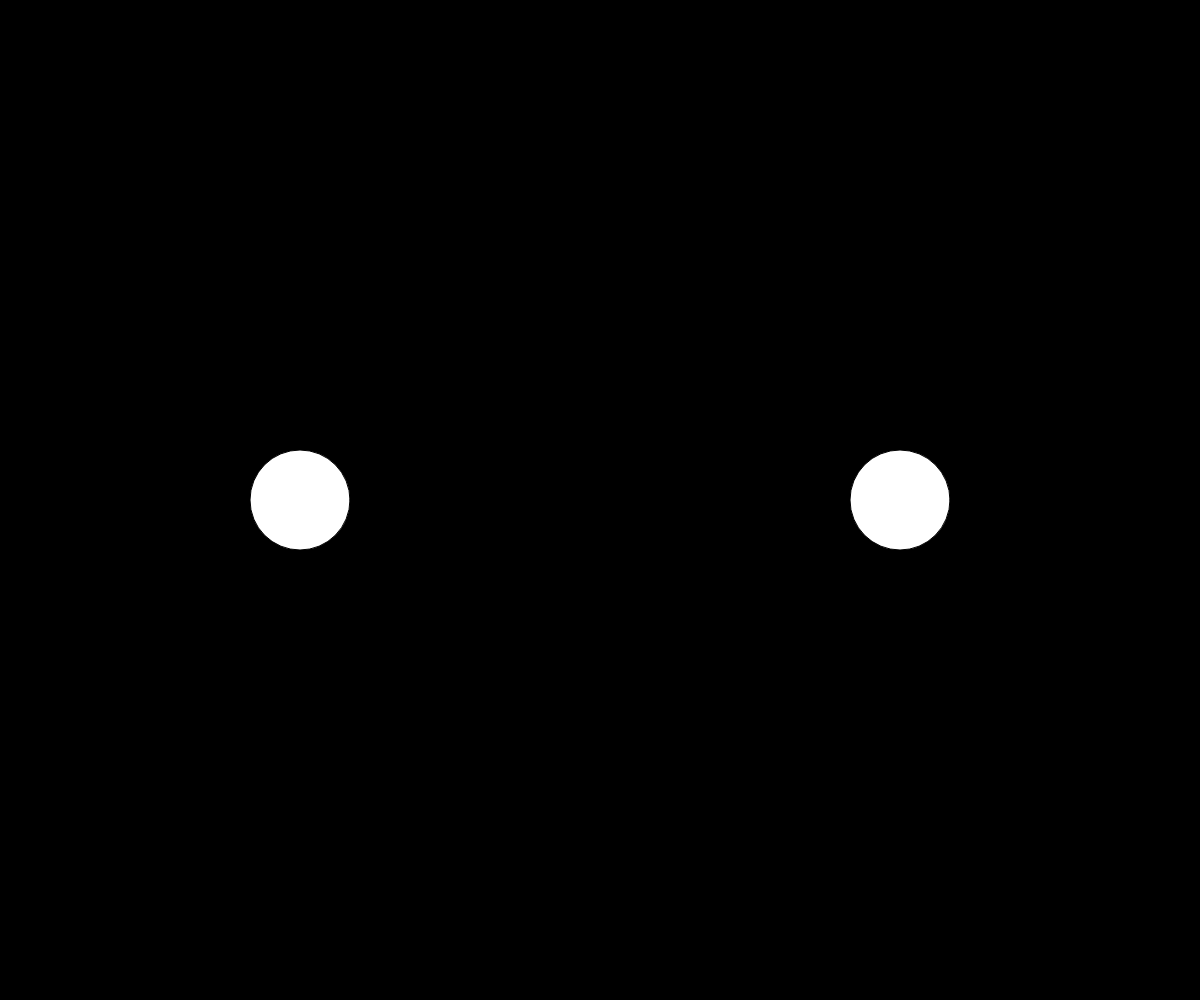
Frame 1 (no input)
Frame 2 (the mouse pressed at the canvas centre, redrawn once): identical to frame 1, image omitted

The p5.js sketch that drew this single still picture (run headless with seeded random() and noise() and a simulated clock; the mouse was pressed at the canvas centre and the sketch redrawn once):

// p5.js sketch
// ── sketch.js
function setup() {
  createCanvas(innerWidth, innerHeight)
  noLoop()
}

function draw() {
  background(0)
  circle(width / 4, height / 2, 100)
  circle(width * 3 / 4, height / 2, 100)
}
